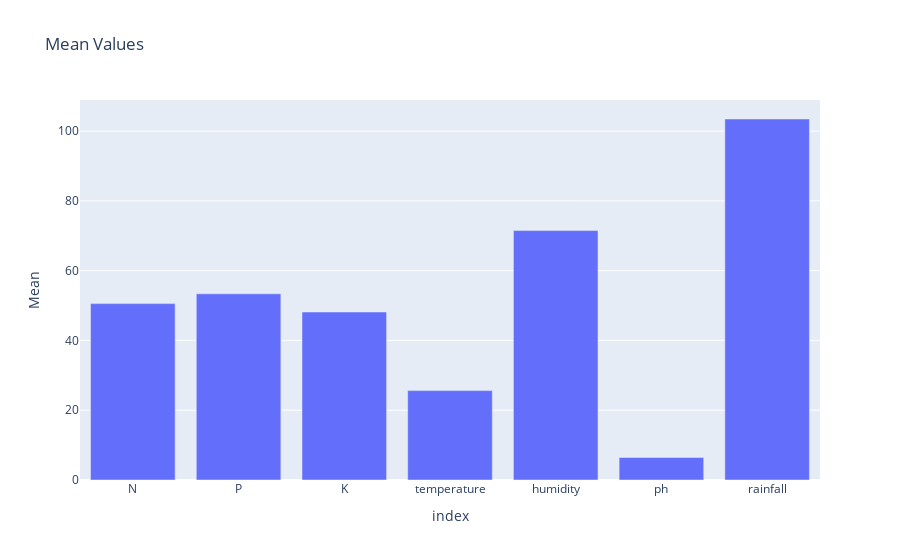
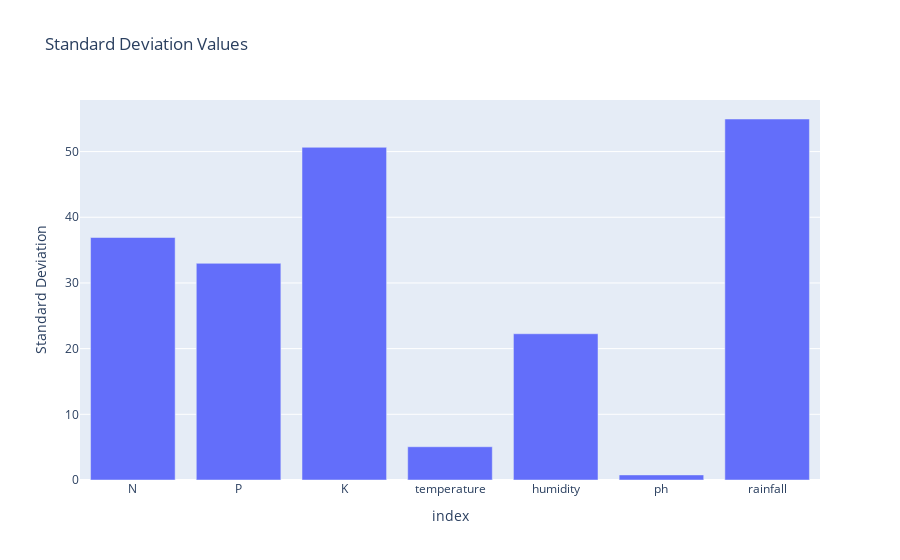

Write notebook code for charts like these, in order.
### Code cell
import plotly.express as px
# Assuming your data is in a DataFrame called 'stats'
stats = df.describe().transpose()
# Plotting men values
fig = px.bar(stats, x=stats.index, y='mean', title='Mean Values', labels={'mean': 'Mean'})
fig.show()
# Plotting standard deviation values
fig = px.bar(stats, x=stats.index, y='std', title='Standard Deviation Values', labels={'std': 'Standard Deviation'})
fig.show()

### Figure 1 — Plotly figure (JSON) as saved in the notebook; plotly's stock layout.template omitted (floating-point values rounded to 4 significant figures)
{"data": [{"alignmentgroup": "True", "hovertemplate": "index=%{x}<br>Mean=%{y}<extra></extra>", "legendgroup": "", "marker": {"color": "#636efa", "pattern": {"shape": ""}}, "name": "", "offsetgroup": "", "orientation": "v", "showlegend": false, "textposition": "auto", "type": "bar", "x": ["N", "P", "K", "temperature", "humidity", "ph", "rainfall"], "xaxis": "x", "y": [50.55, 53.36, 48.15, 25.62, 71.48, 6.469, 103.5], "yaxis": "y"}], "layout": {"barmode": "relative", "legend": {"tracegroupgap": 0}, "title": {"text": "Mean Values"}, "xaxis": {"anchor": "y", "domain": [0, 1], "title": {"text": "index"}}, "yaxis": {"anchor": "x", "domain": [0, 1], "title": {"text": "Mean"}}}}

### Figure 2 — Plotly figure (JSON) as saved in the notebook; plotly's stock layout.template omitted (floating-point values rounded to 4 significant figures)
{"data": [{"alignmentgroup": "True", "hovertemplate": "index=%{x}<br>Standard Deviation=%{y}<extra></extra>", "legendgroup": "", "marker": {"color": "#636efa", "pattern": {"shape": ""}}, "name": "", "offsetgroup": "", "orientation": "v", "showlegend": false, "textposition": "auto", "type": "bar", "x": ["N", "P", "K", "temperature", "humidity", "ph", "rainfall"], "xaxis": "x", "y": [36.92, 32.99, 50.65, 5.064, 22.26, 0.7739, 54.96], "yaxis": "y"}], "layout": {"barmode": "relative", "legend": {"tracegroupgap": 0}, "title": {"text": "Standard Deviation Values"}, "xaxis": {"anchor": "y", "domain": [0, 1], "title": {"text": "index"}}, "yaxis": {"anchor": "x", "domain": [0, 1], "title": {"text": "Standard Deviation"}}}}
